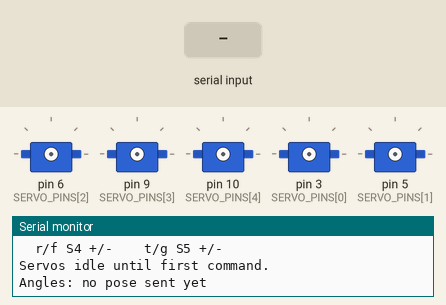
Recording of a sketch running on a simulated Arduino Uno, built with avr-gcc and run on an emulated ATmega328P. On the bench: 5 × servo, the last lines printed to the serial monitor. The inputs (shaded band) are chosen by the test bench.

Above: at 1.4 s.
1.5 s: "d\n" received over Serial
At 2.2 s:
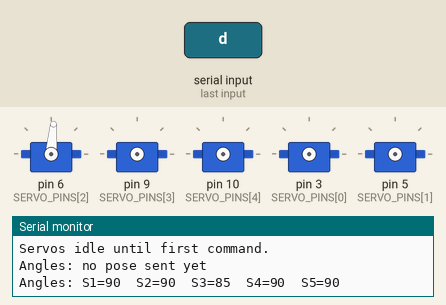
3.0 s: "r\n" received over Serial
At 3.3 s:
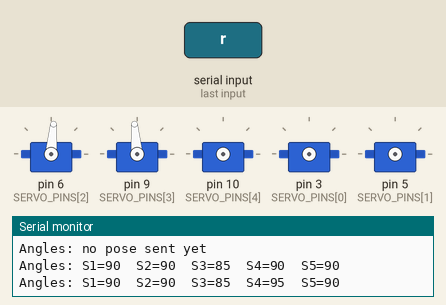
4.5 s: "t\n" received over Serial
At 5.7 s:
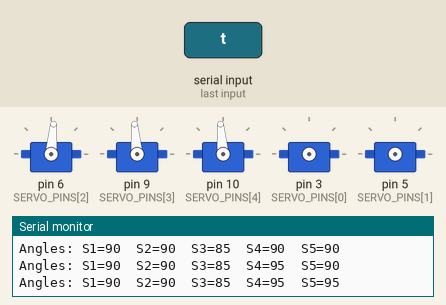
6.0 s: "q\n" received over Serial
At 6.8 s:
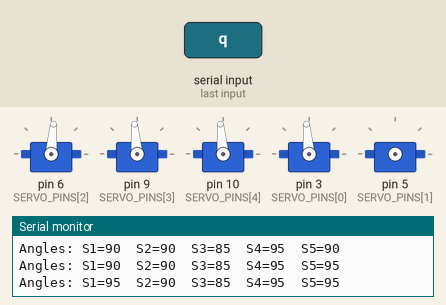
7.5 s: "w\n" received over Serial
At 8.0 s:
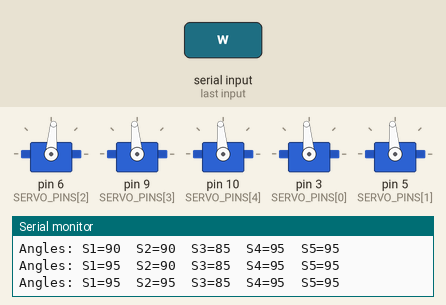
Timing chart, 0 to 10.5 s (numbered marks = the images above; inputs shaded):
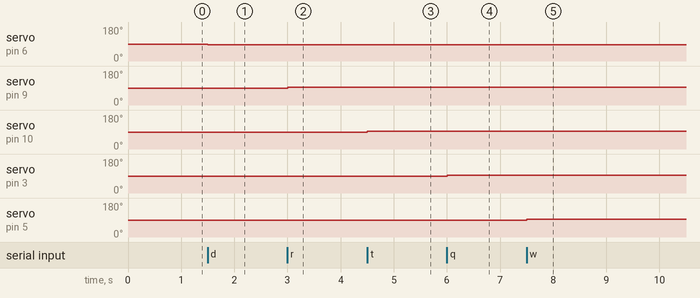

The sketch:

serial_servo_bridge.ino
```cpp
#include <Servo.h>
#include <ctype.h>
#include <stdlib.h>
#include <string.h>

static const byte NUM_SERVOS = 5;
static const byte SERVO_PINS[NUM_SERVOS] = {3, 5, 6, 9, 10};

static const int SERVO_MIN_ANGLE = 15;
static const int SERVO_MAX_ANGLE = 165;
static const int SERVO_NEUTRAL_ANGLE = 90;

static const int STEP_DEGREES = 5;
static const unsigned long PRINT_INTERVAL_MS = 250;

Servo servos[NUM_SERVOS];
int angles[NUM_SERVOS] = {
  SERVO_NEUTRAL_ANGLE, SERVO_NEUTRAL_ANGLE, SERVO_NEUTRAL_ANGLE, SERVO_NEUTRAL_ANGLE, SERVO_NEUTRAL_ANGLE
};
bool servoAttached[NUM_SERVOS] = {false, false, false, false, false};
bool hasPose = false;

char rxBuffer[80];
byte rxIndex = 0;
unsigned long lastPrintMs = 0;

int clampServoAngle(int angle) {
  if (angle < SERVO_MIN_ANGLE) return SERVO_MIN_ANGLE;
  if (angle > SERVO_MAX_ANGLE) return SERVO_MAX_ANGLE;
  return angle;
}

void writeServoAngle(byte index, int targetAngle) {
  int bounded = clampServoAngle(targetAngle);
  if (!servoAttached[index]) {
    servos[index].attach(SERVO_PINS[index]);
    servoAttached[index] = true;
    delay(5);
  }
  angles[index] = bounded;
  servos[index].write(bounded);
  hasPose = true;
}

void printAngles() {
  if (!hasPose) {
    Serial.println("Angles: no pose sent yet");
    return;
  }

  Serial.print("Angles: ");
  for (byte i = 0; i < NUM_SERVOS; i++) {
    Serial.print("S");
    Serial.print(i + 1);
    Serial.print("=");
    Serial.print(angles[i]);
    if (i < NUM_SERVOS - 1) Serial.print("  ");
  }
  Serial.println();
}

void printHelp() {
  Serial.println("Serial Servo Bridge");
  Serial.print("Angle limiter: ");
  Serial.print(SERVO_MIN_ANGLE);
  Serial.print("..");
  Serial.println(SERVO_MAX_ANGLE);
  Serial.println("Commands:");
  Serial.println("  A a1 a2 a3 a4 a5 -> set absolute angles");
  Serial.println("  O -> all to minimum angle");
  Serial.println("  C -> all to maximum angle");
  Serial.println("  N -> all to neutral angle");
  Serial.println("  P -> print current angles");
  Serial.println("  H -> show help");
  Serial.println("Single-key manual step (5 deg):");
  Serial.println("  q/a S1 +/-    w/s S2 +/-    e/d S3 +/-");
  Serial.println("  r/f S4 +/-    t/g S5 +/-");
}

void applyUniformPose(int angle) {
  for (byte i = 0; i < NUM_SERVOS; i++) writeServoAngle(i, angle);
}

void stepServo(byte index, int delta) {
  writeServoAngle(index, angles[index] + delta);
  printAngles();
}

void handleSingleKey(char c) {
  char key = (char)tolower((unsigned char)c);
  switch (key) {
    case 'q': stepServo(0, +STEP_DEGREES); break;
    case 'a': stepServo(0, -STEP_DEGREES); break;
    case 'w': stepServo(1, +STEP_DEGREES); break;
    case 's': stepServo(1, -STEP_DEGREES); break;
    case 'e': stepServo(2, +STEP_DEGREES); break;
    case 'd': stepServo(2, -STEP_DEGREES); break;
    case 'r': stepServo(3, +STEP_DEGREES); break;
    case 'f': stepServo(3, -STEP_DEGREES); break;
    case 't': stepServo(4, +STEP_DEGREES); break;
    case 'g': stepServo(4, -STEP_DEGREES); break;
    default:
      break;
  }
}

void handleLine(char* line) {
  if (line[0] == '\0') return;

  if (line[1] == '\0') {
    char key = (char)toupper((unsigned char)line[0]);
    if (key == 'O') {
      applyUniformPose(SERVO_MIN_ANGLE);
      printAngles();
      return;
    }
    if (key == 'C') {
      applyUniformPose(SERVO_MAX_ANGLE);
      printAngles();
      return;
    }
    if (key == 'N') {
      applyUniformPose(SERVO_NEUTRAL_ANGLE);
      printAngles();
      return;
    }
    if (key == 'P') {
      printAngles();
      return;
    }
    if (key == 'H' || key == '?') {
      printHelp();
      return;
    }
    handleSingleKey(line[0]);
    return;
  }

  if (toupper((unsigned char)line[0]) != 'A') {
    Serial.print("Unknown command: ");
    Serial.println(line);
    return;
  }

  int values[NUM_SERVOS];
  byte parsed = 0;
  char* token = strtok(line + 1, " ,\t");
  while (token != NULL && parsed < NUM_SERVOS) {
    values[parsed++] = atoi(token);
    token = strtok(NULL, " ,\t");
  }

  if (parsed != NUM_SERVOS) {
    Serial.println("ERR expected 5 angles");
    return;
  }

  for (byte i = 0; i < NUM_SERVOS; i++) writeServoAngle(i, values[i]);

  unsigned long now = millis();
  if (now - lastPrintMs >= PRINT_INTERVAL_MS) {
    printAngles();
    lastPrintMs = now;
  }
}

void setup() {
  Serial.begin(115200);
  delay(200);
  printHelp();
  Serial.println("Servos idle until first command.");
  printAngles();
}

void loop() {
  while (Serial.available() > 0) {
    char c = (char)Serial.read();

    if (c == '\r') continue;

    if (c == '\n') {
      rxBuffer[rxIndex] = '\0';
      handleLine(rxBuffer);
      rxIndex = 0;
      continue;
    }

    if (rxIndex < sizeof(rxBuffer) - 1) {
      rxBuffer[rxIndex++] = c;
    } else {
      rxIndex = 0;
      Serial.println("ERR command too long");
    }
  }
}
```

Measured:
- after the input at 1.5 s, servo on pin 6 (SERVO_PINS[2]): 90° → 85° at once
- after the input at 3.0 s, servo on pin 9 (SERVO_PINS[3]): 90° → 95° at once
- after the input at 4.5 s, servo on pin 10 (SERVO_PINS[4]): 90° → 95° at once
- after the input at 6.0 s, servo on pin 3 (SERVO_PINS[0]): 90° → 95° at once
- after the input at 7.5 s, servo on pin 5 (SERVO_PINS[1]): 90° → 95° at once
